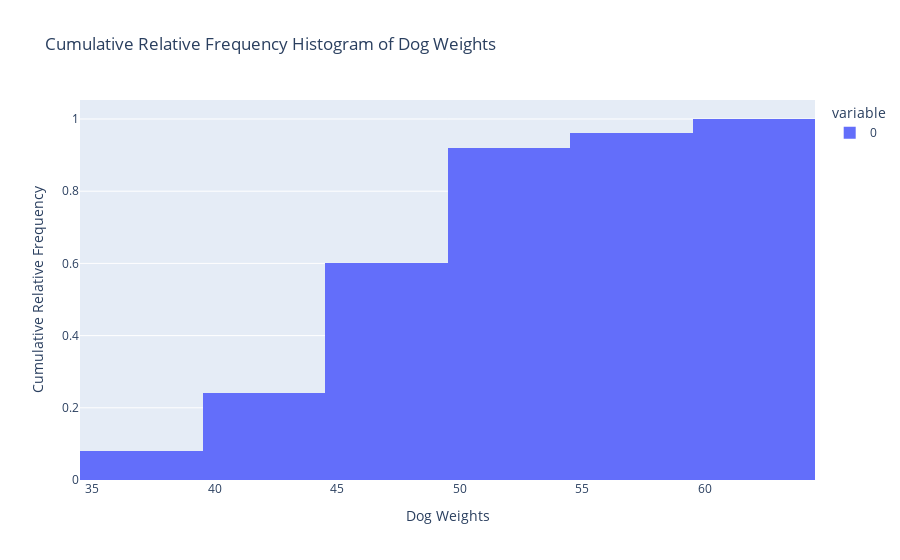

The notebook cell saved with this chart:
### Code cell
dog_weights = [
    37, 39, 41, 42, 43, 43,
    45, 45, 46, 46, 47, 47,
    47, 48, 48, 50, 50, 51,
    51, 52, 53, 53, 54, 57, 62
]

bins = [35, 40, 45, 50, 55, 60, 65]

px.histogram(
    dog_weights,
    nbins = 6,  # set the number of bins
    title = "Cumulative Relative Frequency Histogram of Dog Weights",
    histnorm = 'probability',
    cumulative = True
).update_layout(
    xaxis_title="Dog Weights", yaxis_title="Cumulative Relative Frequency"
)

### Figure 1 — Plotly figure (JSON) as saved in the notebook; plotly's stock layout.template omitted (floating-point values rounded to 4 significant figures)
{"data": [{"alignmentgroup": "True", "bingroup": "x", "cumulative": {"enabled": true}, "histnorm": "probability", "hovertemplate": "variable=0<br>value=%{x}<br>probability=%{y}<extra></extra>", "legendgroup": "0", "marker": {"color": "#636efa", "pattern": {"shape": ""}}, "name": "0", "nbinsx": 6, "offsetgroup": "0", "orientation": "v", "showlegend": true, "type": "histogram", "x": [37, 39, 41, 42, 43, 43, 45, 45, 46, 46, 47, 47, 47, 48, 48, 50, 50, 51, 51, 52, 53, 53, 54, 57, 62], "xaxis": "x", "yaxis": "y"}], "layout": {"barmode": "relative", "legend": {"title": {"text": "variable"}, "tracegroupgap": 0}, "title": {"text": "Cumulative Relative Frequency Histogram of Dog Weights"}, "xaxis": {"anchor": "y", "domain": [0, 1], "title": {"text": "Dog Weights"}}, "yaxis": {"anchor": "x", "domain": [0, 1], "title": {"text": "Cumulative Relative Frequency"}}}}
